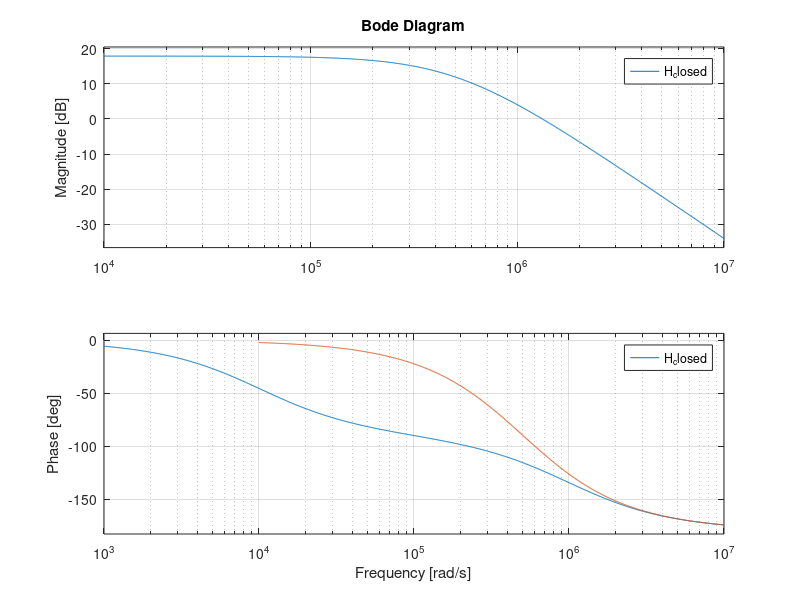

This chart was generated by the following MATLAB code: (Note: this script raises an error after producing the figure.)
%% Open Loop (My attempt)
poles = [10^4 10^6];
openLoopGain = 200;

F = (( (poles(1)+poles(2))^2 / (4*poles(1)*poles(2)) )-1) / openLoopGain;
T = openLoopGain * F;

closedLoopGain = openLoopGain / (1+T);
pole_ClosedLoop_Critical = (poles(1)+poles(2)) / 2;


s = tf('s');
H_open = openLoopGain / ( (1+s/poles(1)) * (1+s/poles(2)) );
bode(H_open);

hold on;

H_closed = closedLoopGain / ( (1+s/(pole_ClosedLoop_Critical) )^2 );
bode(H_closed);

bode(1/F, 1, 'g');
hold off;


%% Open Loop (Other attempt)
poles = [10^4 2*10^6];
openLoopGain = 5000;

F = (( (poles(1)+poles(2))^2 / (4*poles(1)*poles(2)) )-1) / openLoopGain;
T = openLoopGain * F;

closedLoopGain = openLoopGain / (1+T);
pole_ClosedLoop_Critical = (poles(1)+poles(2)) / 2;


s = tf('s');
H_open = openLoopGain / ( (1+s/poles(1)) * (1+s/poles(2)) );
bode(H_open);

hold on;

H_closed = closedLoopGain / ( (1+s/(pole_ClosedLoop_Critical) )^2 );
bode(H_closed);

bode(1/F, 1, 'g');
hold off;

%% sample
a = 10^(110/20);

s = tf('s');
H = a/( (1+s/100)*(1+s/10*10^6)*(1+s/50*10^6) );
bode(H);